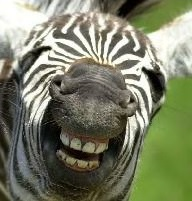
#> input picture Asset/gambar.jpg, 192 x 201 px
$ jupyter execute 'Digital Image Processing-1.ipynb'
#> lines starting #> are read from the running program, lines starting #| are printed output that depends on the picture; after the words box and inside, x2 and y2 are one past the last pixel; in counts of white or black regions, pixels touching at a corner belong together
# *Basic Operation of Digital Image Processing*

Di bawah ini saya akan menjabarkan beberapa hal yang menjadi operasi dasar pada pengolahan citra digital. Yang perlu diperhatikan adalah saya menggunakan bahasa pemograman python dengan library yang digunakan adalah sebagai berikut:
1. OpenCV = digunakan hampir pada seluruh proses DIP dan comvis
2. numpy = library khusus untuk menghitung operasi matriks
3. Matplotlib = digunakan untuk plotting

Mohon diperhatikan, apa yang sudah tertulis pada buku *Panduan Visi Komputer* seperti teori maupun rumus tidak akan saya tuliskan semua kembali pada *notebook* ini.

## Operasi Dasar
Berikut adalah operasi dasar dari module opencv yang sebagian dibuat sendiri dan sebagian lagi mengikuti dari blog opencv.

#### 1. Membaca citra.
Siapkan sebuah citra dalam satu folder yang sama dengan projek DIP. Citra yang bisa digunakan adalah berekstensi .jpg, .png dan .pgm. Pertama yang perlu dilakukan adalah melakukan import modul OpenCV terlebih dahulu

[cell 1]
import cv2 # Library opencv
import matplotlib.pyplot as plt
# digunakan untuk menampilkan citra pada jupyter notebook

img = cv2.imread("Asset/gambar.jpg") # Ini gambar favorit saya!
#> img is the input picture: shape (201, 192, 3); mean B, G, R 102.8, 127, 122.7
# Pada program python biasa, bisa menggunakan:
# cv2.imshow("judul", variabel_citra)
plt.imshow(img)
plt.show()
# Oh ada yang aneh dengan citra ini, apa ya?

#### 2. Mengambil nilai pada koodinat x,y.
Hal yang perlu diperhatikan adalah citra merupakan matriks 3 dimensi yang berisi nilai pada sumbu x dan y dimana nilai tersebut ada yang terdiri dari tiga nilai atau hanya menggunakan satu nilai. Hal ini disebut dengan color channel atau color space yang akan dijelaskan pada subbab berikutnya.

[cell 2]
pixel_x1_y1 = img[1,1]
#> pixel_x1_y1 = [253, 253, 253]
# Ingat python dimulai dari 0
print("pixel pada koordinat x=1 dan y=1", pixel_x1_y1)
#| pixel pada koordinat x=1 dan y=1 [253 253 253]
# pada opencv, untuk mengakses pada nilai pixel tersebut,
# yang perlu diinput terlebih dahulu adalah sumbu y dahulu
print("pixel pada koordinat x=1 dan y=3", img[3,1])
#| pixel pada koordinat x=1 dan y=3 [252 254 254]
# Untuk mengambil warna tertentu pada pixel koordinat tertentu
print("pixel merah pada x=1, y=3", img[3,1,2])
#| pixel merah pada x=1, y=3 254
print("pixel biru pada x=3, y=10", img[10,3,1])
#| pixel biru pada x=3, y=10 254
print("pixel hijau pada x=2, y=1", img[1,2,0])
#| pixel hijau pada x=2, y=1 254

#### 2.1 Color channel
*Color channel* atau *color space* merupakan spesifikasi standar pada citra digital. Citra pada komputer terdiri dari posisi koordinat x dan y dengan masing-masing posisi tersebut terdapat tiga buah nilai tergantung pada jenis *color channel*nya. Model yang biasa digunakan adalah sebagai berikut:

1. *grayscale* = hanya terdiri dari channel dimana rentang nilainya berada pada 0 hingga 255 yang merupakan intensitas abu-abu
2. RGB model = terdiri dari channel *Red, Green, Blue* yang biasa digunakan pada layar perangkat digital. Secara default OpenCV menggunakan *color channel* ini tapi urutannya dibalik menjadi BGR.
3. HSV model = berbeda dengan RGB model yang menggunakan warna dasar sebagai pembentuknya, HSV terdiri dari *Hue, Saturation* dan *Value* sebagai pembentuknya. *Color Channel* HSV dapat memisahkan antara citra dengan nilai gelap atau bayangan
4. YCrCb = biasa digunakan pada kompresi video dan citra. Terdiri dari luma (Y), Cr sebagai *red-difference* dan Cb sebagai *blue-difference*
5. L\* a\* b = L sebagai dimensi luminasi dengan a dan b merupakan *color-opponent dimensions*

#### 2.2 Changing color channel
Berikut adalah perhitungan merubah dari RGB menjadi color channel yang lain mengikuti dokumentasi dari [opencv](https://docs.opencv.org/2.4/modules/imgproc/doc/miscellaneous_transformations.html).

syntax yang digunakan adalah

```python
cv2.cvtColor(image, value_opencv_color)
```

RGB/BGR $\leftrightarrow$ grayscale (cv2.COLOR_BGR2GRAY, cv2.COLOR_RGB2GRAY, cv2.COLOR_GRAY2BGR, cv2.COLOR_GRAY2RGB).

RGB[A] ke GRAY:
$ Y \leftarrow 0.299 \cdot R + 0.587 \cdot G + 0.114 \cdot B $

dan GRAY ke RGB[A]:
$R \leftarrow Y, G \leftarrow Y, B \leftarrow Y, A \leftarrow max(ChannelRange)$

[cell 3]
# Merubah citra BGR ke gray
gray_img = cv2.cvtColor(img, cv2.COLOR_BGR2GRAY)
# Untuk menampilkan citra abu-abu,
# cmap atau color mapping pada matplotlib perlu dignati
plt.imshow(gray_img,cmap='gray')
plt.show()

RGB/BGR $\leftrightarrow$ HSV (cv2.COLOR_BGR2HSV, cv2.COLOR_RGB2HSV, cv2.COLOR_HSV2BGR, cv2.COLOR_HSV2RGB)

$$V \leftarrow max(R,G,B)$$

$$ S \leftarrow \begin{cases}
    \frac{V-min(R,G,B)}{V}     & \quad \text{if } V \neq 0  \\
    0  & \quad \text{otherwise }
  \end{cases}
$$

$$ H \leftarrow \begin{cases}
    60(G-B)/(V - min(R,G,B))     & \quad \text{if } V = R  \\
    120+60(B-R)/(V - min(R,G,B))  & \quad \text{if } V = G \\
    240+60(R-G)/(V - min(R,G,B))  & \quad \text{if } V = B
  \end{cases}
$$

[cell 4]
hsv_img = cv2.cvtColor(img, cv2.COLOR_BGR2HSV)
#> hsv_img: shape (201, 192, 3); mean H, S, V 34.4, 64.9, 129.1
plt.imshow(hsv_img)
plt.show()
# Agak serem!

RGB/BGR $\leftrightarrow$ YCrCb (cv2.COLOR_BGR2YCrCb, cv2.COLOR_RGB2YCrCb, cv2.COLOR_YCrCb2BGR, cv2.COLOR_YCrCb2RGB)

RGB ke YCrCb:

$$Y \leftarrow 0.299 \cdot R + 0.587 \cdot G + 0.114 \cdot B$$

$$Cr \leftarrow (R - Y) \cdot 0.713 + delta$$

$$cb \leftarrow (B - Y) \cdot 0.564 + delta$$

$$R \leftarrow Y + 1.403 \cdot (Cr - delta)$$

$$G \leftarrow Y - 0.714 \cdot (Cr - delta) - 0.344 \cdot (Cb - delta)$$

$$B \leftarrow Y + 1.773 \cdot (CB - delta)$$

$\text{where }$

$$delta = \begin{cases}
    128    & \quad \text{for 8-bit images} \\
    32768  & \quad \text{for 16-bit images}\\
    0.5  & \quad \text{for ploating-point images}
  \end{cases}
$$

[cell 5]
YCrCb_img = cv2.cvtColor(img, cv2.COLOR_BGR2YCrCb)
#> YCrCb_img: shape (201, 192, 3); mean of channels 0, 1, 2 123, 127.8, 116.6
plt.imshow(YCrCb_img)
plt.show()

RGB/BGR $\leftrightarrow$ L a b (cv2.COLOR_BGR2Lab, cv2.COLOR_RGB2Lab, cv2.COLOR_Lab2BGR, cv2.COLOR_Lab2RGB)

RGB ke CIE L\* a\* b:
$$\begin{bmatrix} X \\ Y \\ Z \end{bmatrix} \leftarrow \begin{bmatrix} 0.412453 & 0.357580 & 0.180423 \\ 0.212671 & 0.715160 & 0.072169 \\ 0.019334 & 0.119193 & 0.950227 \end{bmatrix} \cdot \begin{bmatrix} R \\ G \\ B \end{bmatrix}$$

$$X \leftarrow X/X_n, \text{where} X_n = 0.950456$$

$$Z \leftarrow Z/Z_n, \text{where} Z_n = 1.088754$$

$$L \leftarrow \begin{cases}
    116*Y^{1/3}-16   & \quad \text{for } Y>0.008856 \\
    903.3*Y  & \quad \text{for } Y \le 0.008856
  \end{cases}
$$

$$a \leftarrow 500 (f(X)-f(Y)) + delta$$

$$b \leftarrow 200 (f(Y)-f(Z)) + delta$$

where

$$f(t)=\begin{cases}
    {t^{1/3}} & \quad \text{for \(t>0.008856\)}\\
    {7.787 t+16/116} & \quad \text{for \(t\leq 0.008856\)}
    \end{cases}$$

and

$$delta =\begin{cases}
{128} & \quad \text{for 8-bit images} \\
{0}& \quad \text{for floating-point images} \end{cases}$$

[cell 6]
CIELab_img = cv2.cvtColor(img, cv2.COLOR_BGR2Lab)
#> CIELab_img: shape (201, 192, 3); mean of channels 0, 1, 2 130.3, 122.4, 140.6
plt.imshow(CIELab_img)
plt.show()
# Hummm tidak beda jauh dengan YCrCb, bisa dijelaskan mengapa?

#### 2.3 Catatan tambahan
Pada matplotlib.pyplot, parameter cmap dapat menggunakan value sebagai berikut:

```
Accent, Accent_r, Blues, Blues_r, BrBG, BrBG_r, BuGn, BuGn_r, BuPu, BuPu_r, CMRmap, CMRmap_r, Dark2, Dark2_r, GnBu, GnBu_r, Greens, Greens_r, Greys, Greys_r, OrRd, OrRd_r, Oranges, Oranges_r, PRGn, PRGn_r, Paired, Paired_r, Pastel1, Pastel1_r, Pastel2, Pastel2_r, PiYG, PiYG_r, PuBu, PuBuGn, PuBuGn_r, PuBu_r, PuOr, PuOr_r, PuRd, PuRd_r, Purples, Purples_r, RdBu, RdBu_r, RdGy, RdGy_r, RdPu, RdPu_r, RdYlBu, RdYlBu_r, RdYlGn, RdYlGn_r, Reds, Reds_r, Set1, Set1_r, Set2, Set2_r, Set3, Set3_r, Spectral, Spectral_r, Vega10, Vega10_r, Vega20, Vega20_r, Vega20b, Vega20b_r, Vega20c, Vega20c_r, Wistia, Wistia_r, YlGn, YlGnBu, YlGnBu_r, YlGn_r, YlOrBr, YlOrBr_r, YlOrRd, YlOrRd_r, afmhot, afmhot_r, autumn, autumn_r, binary, binary_r, bone, bone_r, brg, brg_r, bwr, bwr_r, cool, cool_r, coolwarm, coolwarm_r, copper, copper_r, cubehelix, cubehelix_r, flag, flag_r, gist_earth, gist_earth_r, gist_gray, gist_gray_r, gist_heat, gist_heat_r, gist_ncar, gist_ncar_r, gist_rainbow, gist_rainbow_r, gist_stern, gist_stern_r, gist_yarg, gist_yarg_r, gnuplot, gnuplot2, gnuplot2_r, gnuplot_r, gray, gray_r, hot, hot_r, hsv, hsv_r, inferno, inferno_r, jet, jet_r, magma, magma_r, nipy_spectral, nipy_spectral_r, ocean, ocean_r, pink, pink_r, plasma, plasma_r, prism, prism_r, rainbow, rainbow_r, seismic, seismic_r, spectral, spectral_r, spring, spring_r, summer, summer_r, tab10, tab10_r, tab20, tab20_r, tab20b, tab20b_r, tab20c, tab20c_r, terrain, terrain_r, viridis, viridis_r, winter, winter_r
```

#### 3. Mengambil properti citra
Informasi yang bisa didapatkan dari citra seperti jumlah baris dan kolomnya, jumlah channelnya, tipe data, jumlah pixel. Informasi ini berguna untuk digunakan nantinya.

[cell 7]
print("Jumlah pixel",img.size) # Untuk mendapatkan jumlah pixel pada citra
#| Jumlah pixel 115776
print("Bentuk citra", img.shape, "\nCitra abu-abu", gray_img.shape)
#| Bentuk citra (201, 192, 3)
#| Citra abu-abu (201, 192)
# Apa perbedaan dari kedua keluaran tersebut?
print("Tipe data", type(img)," tipe data citra", img.dtype)
#| Tipe data <class 'numpy.ndarray'>  tipe data citra uint8
# Bisa dijelaskan apakah perbedaan dari tipe data dengan tipe data citra?
print("Color space") # Belum dapet

b,g,r = cv2.split(img)
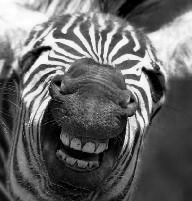
#> b: shape (201, 192); min 0, max 255, mean 102.8
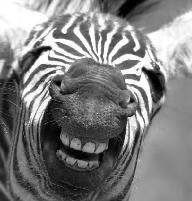
#> g: shape (201, 192); min 0, max 255, mean 127
print("Memisahkan color channel [b, g, r]", b.shape, g.shape, r.shape)
#| Memisahkan color channel [b, g, r] (201, 192) (201, 192) (201, 192)
img_merge = cv2.merge((b,g,r))
print("Menggabungkan color channel", img_merge.shape)
#| Menggabungkan color channel (201, 192, 3)
# Dapat juga menggunakan akses langsung seperti img[:,:,i] dimana i = 0,1,2
# sesuai urutan pada color channelnya

# Mengopy citra ke variabel lain
img2 = img.copy()
print("Meng-copy citra")
plt.imshow(img2)
plt.show()

#### 4. Mengambil region of images (ROI)
ROI atau *region of images* merupakan bagian atau potongan dari citra yang bisa diambil untuk digunakan pada proses yang lain. Seperti pada pengenalan objek, terlebih dahulu kita memotong posisi objek tersebut, barulah dikenali menggunakan fungsi yang lain.

Perlu diperhatikan, untuk memotongnya adalah seperti ini:

img_ROI = img[posisi_y_awal:posisi_y_akhir, posisi_x_awal:posisi_x_akhir]

Hasil yang diberikan adalah perpotongan tersebut

[cell 8]
img_ROI = img[0:100, 50:100]
plt.imshow(img_ROI)
plt.show()

[cell 9]
img[5:105, 55:105] = img_ROI
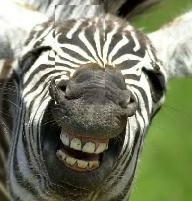
#> img: shape (201, 192, 3); 12.94% of pixels changed, all inside (x1, y1, x2, y2) = (55, 5, 105, 105)
plt.imshow(img)
plt.show()
# Ada yang aneh dengan gambar ini!

#### 5. Membuat padding atau borders pada citra
Untuk membuat border atau padding pada citra, bisa menggunakan fungsi *cv2.copyMakeBorder()*

[cell 10]
import cv2
import numpy as np
from matplotlib import pyplot as plt

BLUE = [255,0,0]

img1 = cv2.imread('Asset/gambar.jpg')

replicate = cv2.copyMakeBorder(img1,10,10,10,10,cv2.BORDER_REPLICATE)
reflect = cv2.copyMakeBorder(img1,10,10,10,10,cv2.BORDER_REFLECT)
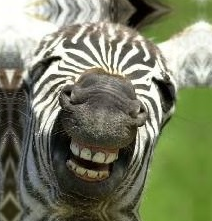
#> reflect: shape (221, 212, 3); mean B, G, R 101.3, 127.4, 122.3
reflect101 = cv2.copyMakeBorder(img1,10,10,10,10,cv2.BORDER_REFLECT_101)
wrap = cv2.copyMakeBorder(img1,10,10,10,10,cv2.BORDER_WRAP)
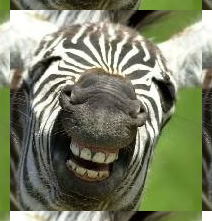
#> wrap: shape (221, 212, 3); mean B, G, R 101.3, 127.4, 122.3
constant= cv2.copyMakeBorder(img1,10,10,10,10,cv2.BORDER_CONSTANT,value=BLUE)
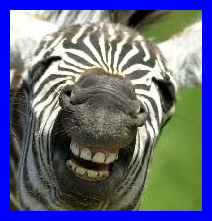
#> constant: shape (221, 212, 3); mean B, G, R 129.6, 104.6, 101.1

plt.subplot(231),plt.imshow(img1,'gray'),plt.title('ORIGINAL')
plt.subplot(232),plt.imshow(replicate,'gray'),plt.title('REPLICATE')
plt.subplot(233),plt.imshow(reflect,'gray'),plt.title('REFLECT')
plt.subplot(234),plt.imshow(reflect101,'gray'),plt.title('REFLECT_101')
plt.subplot(235),plt.imshow(wrap,'gray'),plt.title('WRAP')
plt.subplot(236),plt.imshow(constant,'gray'),plt.title('CONSTANT')

plt.show()
#> figure, not shown here; B, G, R data is drawn as R, G, B

Atau jika code tersebut tidak sesuai dengan keinginan kalian, bisa menggunakan fungsi berikut

[cell 11]
def add_image_padding(image, iterasi):
#> called with iterasi = 10
    temp = image.copy()
    for i in range(0, iterasi):
        # print(i)
        zero_padding_row = np.zeros(temp.shape[0])
        # ROW
        # temp = np.insert(temp, 0, zero_padding_row, axis=1)
        temp = np.insert(temp, temp.shape[1], zero_padding_row, axis=1)
        # COLUMN
        zero_padding_column = np.zeros(temp.shape[1])
        # temp = np.insert(temp, 0, zero_padding_column, axis=0)
        temp = np.insert(temp, temp.shape[0], zero_padding_column, axis=0)
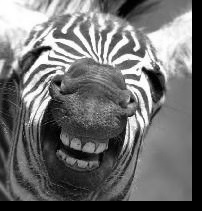
#> temp: shape (211, 202); min 0, max 255, mean 111.3
    temp_t = temp.T
    for i in range(0, iterasi):
        # print(i)
        zero_padding_row = np.zeros(temp_t.shape[0])
        # ROW
        # temp = np.insert(temp, 0, zero_padding_row, axis=1)
        temp_t = np.insert(temp_t, temp_t.shape[1], zero_padding_row, axis=1)
        # COLUMN
        zero_padding_column = np.zeros(temp_t.shape[1])
        # temp = np.insert(temp, 0, zero_padding_column, axis=0)
        temp_t = np.insert(temp_t, temp_t.shape[0], zero_padding_column, axis=0)
#> this loop made 10 passes
#> pass 1, in add_image_padding, `temp_t = np.insert(temp_t, temp_t.shape[0], zero_padding_column, axis=0)`:
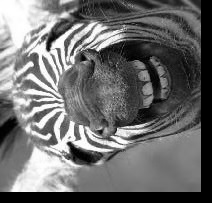
#> temp_t: shape (203, 212); min 0, max 255, mean 110.3
#> after the loop:
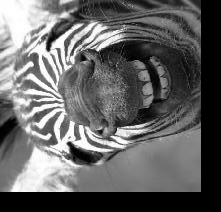
#> temp_t: shape (212, 221); min 0, max 255, mean 101.3
    temp = temp_t.T
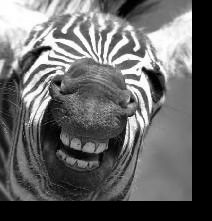
#> temp: shape (221, 212); min 0, max 255, mean 101.3
    return temp

img_padding = add_image_padding(gray_img, 10)
plt.imshow(img_padding, cmap='gray')
plt.show()
# Sempurnakan code diatas agar dapat pada setiap sisinya
